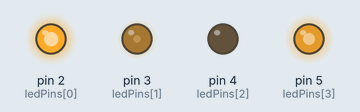
Simulated run of this sketch. Board: Arduino Uno, built with avr-gcc and run on an emulated ATmega328P. Parts: output pins drawn as LEDs (lit = HIGH).

Above: at 0.1 s.
At 0.6 s:
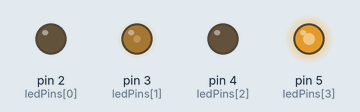
At 1.6 s:
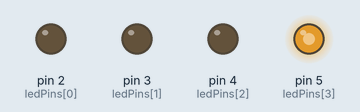
At 3.1 s:
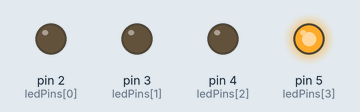
At 18.9 s:
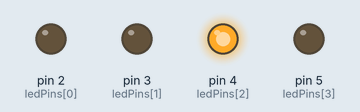
At 38.3 s:
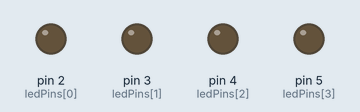
Timing chart, 0 to 40.0 s (numbered marks = the images above):
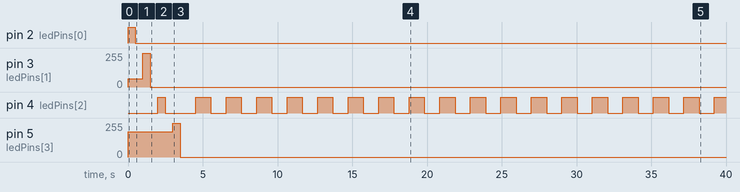

Measured:
- by itself, pin 2 (ledPins[0]): LOW → HIGH at 0.00 s, → LOW 0.50 s later
- by itself, pin 3 (ledPins[1]): 63/255 → 255/255 at 1.0 s, → 0/255 0.50 s later
- by itself, pin 4 (ledPins[2]): goes HIGH 0.50 s, LOW 2.0 s, 17 × (HIGH 1.0 s, LOW 1.0 s), then HIGH
- by itself, pin 5 (ledPins[3]): 191/255 → 255/255 at 3.0 s, → 0/255 0.50 s later

The sketch:

HW5.ino
```cpp
const int ledPins[] = {2, 3, 4, 5}; // 디지털 핀 번호 배열
const int initialBrightness[] = {0, 63, 127, 191}; // 초기 밝기 배열

void setup() {
  for (int i = 0; i < sizeof(ledPins)/sizeof(ledPins[0]); i++) {
    pinMode(ledPins[i], OUTPUT); // 디지털 핀을 출력 모드로 설정
    analogWrite(ledPins[i], initialBrightness[i]); // 초기 밝기 설정
  }
}

void loop() {

  // LED 점멸 동작
  for (int i = 0; i < sizeof(ledPins)/sizeof(ledPins[0]); i++) {
    digitalWrite(ledPins[i], HIGH); // LED 켜기
    delay(500); // 대기 시간 (500ms)
    digitalWrite(ledPins[i], LOW); // LED 끄기
    delay(500); // 대기 시간 (500ms)
  }


   int brightness = initialBrightness[0];
   int increment = 5;

   while(true) {
      analogWrite(ledPins[2],brightness);
      brightness += increment;
      if(brightness >=255 || brightness <=0) increment *= -1;
      delay (20);
   }

}
```
